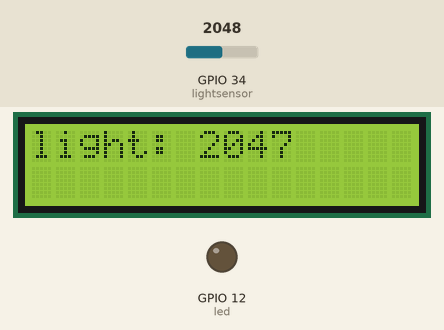
Recording of a program running on a simulated ESP32 board running MicroPython. Parts: 16×2 character LCD, output pins drawn as LEDs (lit = HIGH). The inputs (shaded band) are chosen by the test bench; at power-on: GPIO 34 (lightsensor) = 2048 (analog values on the 0–4095 scale).

Above: at 1.2 s.
1.3 s: GPIO 34 (lightsensor) set to 2152
At 2.0 s:
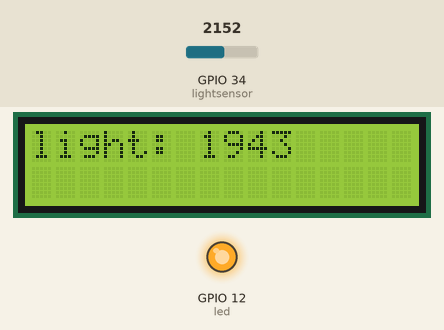
3.6 s: GPIO 34 (lightsensor) set to 2047
At 4.1 s:
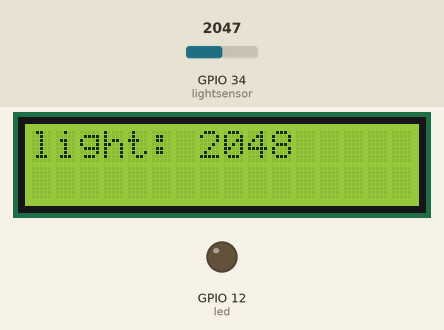
6.6 s: GPIO 34 (lightsensor) set to 1960
At 7.2 s:
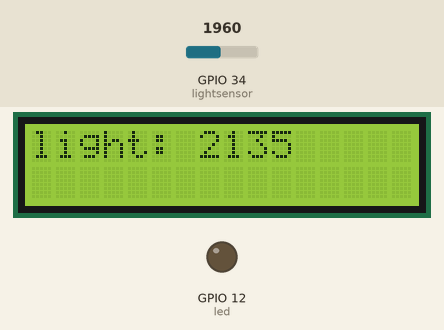
Timing chart, 0 to 9.6 s (numbered marks = the images above; inputs shaded):
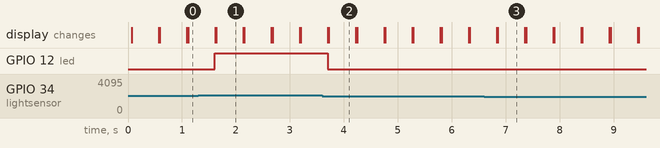

Measured:
- the behaviour switches between 2095 and 2096 on GPIO 34 (lightsensor) (found by bisection; images 0 and 1)
- after the input at 1.3 s, GPIO 12 (led): LOW → HIGH after 0.31 s; the display: first differs from a run without the input after 0.33 s (image 1)
- after the input at 3.6 s, GPIO 12 (led): HIGH → LOW after 0.10 s; the display: first differs from a run without the input after 0.12 s (image 2)
- after the input at 6.6 s, the display: first differs from a run without the input after 0.26 s (image 3)
- what the display in image 1 shows lasts 0.5 s, from 1.6 s to 2.1 s

The program:

assignment_1_part_3.py
```python
from machine import Pin, ADC, I2C
import i2c_lcd, time


# setup for devices
i2c_device = I2C(0, scl=Pin(22), sda=Pin(21))
lcd = i2c_lcd.I2cLcd(i2c_device, 0x27, 2, 16)
lightsensor = ADC(Pin(34))
lightsensor.ATTN_11DB #device. attenuation ammount
led = Pin(12, Pin.OUT)

while True:
    lcd.clear()
    lcd.move_to(0,0)
    lcd.putstr('light: %d' %(4095-lightsensor.read())) #light sensor reading on scree just to see #"x: (printed directly) %d" (interger placeholder) %xxxxxx (specifices the interger to fill into %d)
    time.sleep (0.5)
    if (4095-lightsensor.read())<2000: #light value to cause light to turn on
        led.value(1)
    else:
        led.value(0)
```
